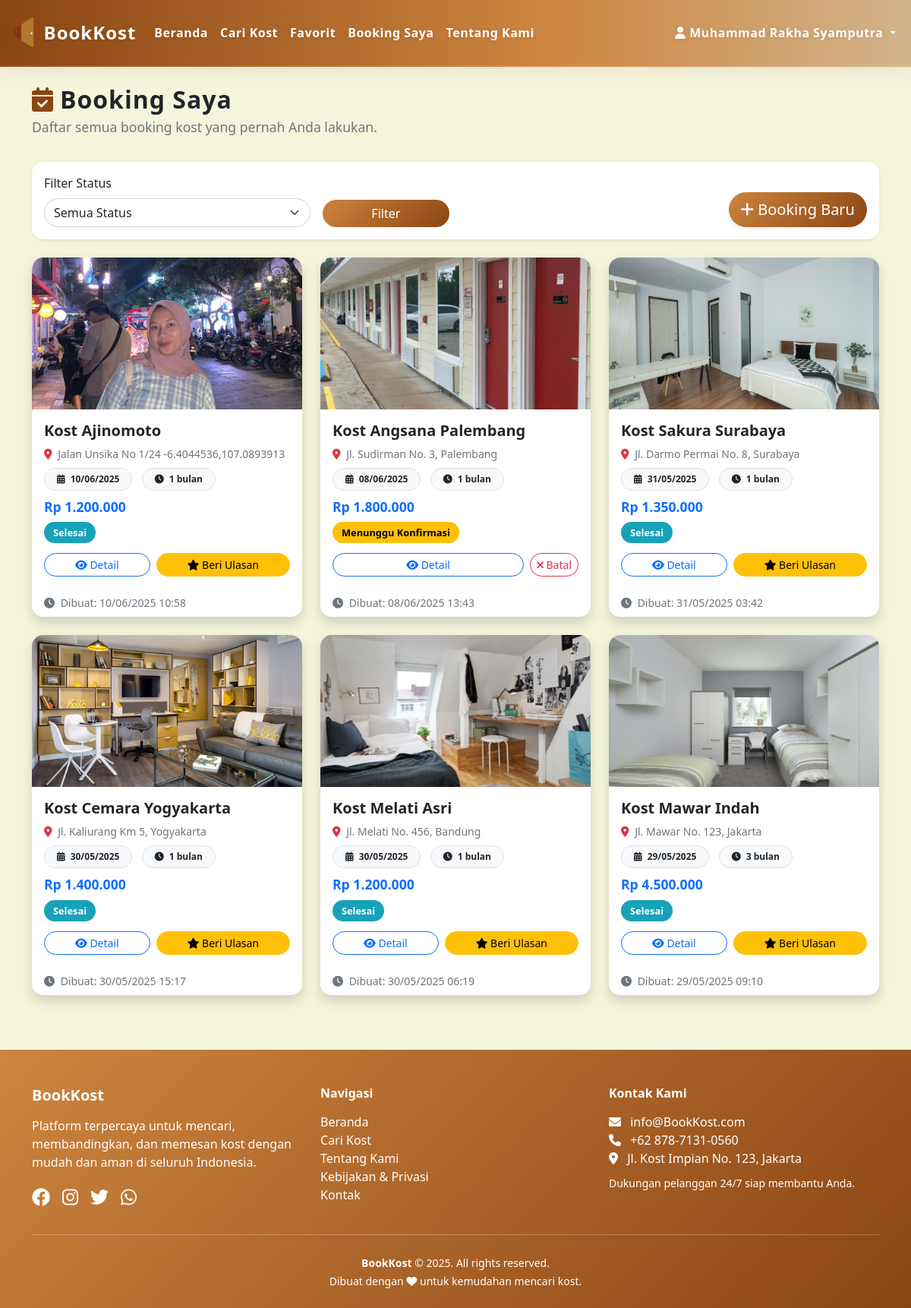
The page /main.php?page=bookings (signed in) on the database its author committed.
### tables this page shows
CREATE TABLE `bookings` (
  `id` int(11) NOT NULL,
  `user_id` int(11) DEFAULT NULL,
  `kost_id` int(11) DEFAULT NULL,
  `check_in` date NOT NULL,
  `check_out` date NOT NULL,
  `total_price` decimal(10,2) NOT NULL,
  `status` enum('pending','confirmed','cancelled','completed') DEFAULT 'pending',
  `payment_method` varchar(50) DEFAULT NULL,
  `payment_status` enum('unpaid','paid','refunded') DEFAULT 'unpaid',
  `created_at` timestamp NOT NULL DEFAULT current_timestamp()
);

CREATE TABLE `kost` (
  `id` int(11) NOT NULL,
  `owner_id` int(11) DEFAULT NULL,
  `name` varchar(100) NOT NULL,
  `description` text DEFAULT NULL,
  `address` text NOT NULL,
  `price` decimal(10,2) NOT NULL,
  `facilities` text DEFAULT NULL,
  `images` text DEFAULT NULL,
  `status` enum('active','inactive') DEFAULT 'active',
  `created_at` timestamp NOT NULL DEFAULT current_timestamp(),
  `virtual_tour` text DEFAULT NULL
);

### includes/functions.php (called while the page is built, shortened)
<?php
function isLoggedIn() {
    return isset($_SESSION['user_id']);
}

### pages/bookings.php (the view, shortened to what this page needs)
<?php
$user_id = $_SESSION['user_id'];
$query = "
    SELECT b.*, k.name as kost_name, k.address as kost_address, k.price as kost_price, k.images as kost_image
    FROM bookings b
    JOIN kost k ON b.kost_id = k.id
    WHERE b.user_id = :user_id
";
$params = [':user_id' => $user_id];
$query .= " ORDER BY b.created_at DESC";
$stmt = $db->prepare($query);
$stmt->execute($params);
?>
<div class="container py-4">
    <div class="d-flex flex-column flex-md-row justify-content-between align-items-md-center mb-4 gap-2">
        <div>
            <h2 class="fw-bold mb-1" style="letter-spacing:1px;">
                <i class="fas fa-calendar-check me-2" style="color:#8B4513;"></i>Booking Saya
            </h2>
            <div class="text-muted mb-2" style="font-size:1.1rem;">
                Daftar semua booking kost yang pernah Anda lakukan.
            </div>
        </div>
    </div>
    <div class="card mb-4 border-0 shadow-sm rounded-4">
        <div class="card-body">
            <form method="GET" class="row g-3 align-items-end">
                <div class="col-md-4 col-8">
                    <label class="form-label fw-semibold">Filter Status</label>
                    <select name="status" class="form-select rounded-pill">
                        <option value="">Semua Status</option>
                    </select>
                </div>
                <div class="col-md-2 col-4">
                    <button type="submit" class="btn btn-primary w-100 rounded-pill">Filter</button>
                </div>
                <div class="col-md-6 text-md-end">
                    <a href="?page=search" class="btn btn-primary btn-lg shadow-sm rounded-pill">
                        <i class="fas fa-plus"></i> Booking Baru
                    </a>
                </div>
            </form>
        </div>
    </div>
    <?php if ($stmt->rowCount() > 0): ?>
        <div class="row g-4">
            <?php while ($booking = $stmt->fetch(PDO::FETCH_ASSOC)):
                $kost_image = !empty($booking['kost_image']) ? htmlspecialchars($booking['kost_image']) : 'https://via.placeholder.com/300x200?text=No+Image';
            ?>
            <div class="col-lg-4 col-md-6">
                <div class="card h-100 border-0 shadow rounded-4 overflow-hidden">
                    <div style="height:200px;overflow:hidden;">
                        <img src="<?php echo $kost_image; ?>" class="card-img-top" alt="Kost Image" style="height:100%;object-fit:cover;">
                    </div>
                    <div class="card-body d-flex flex-column">
                        <h5 class="card-title fw-bold"><?php echo htmlspecialchars($booking['kost_name']); ?></h5>
                        <p class="card-text text-muted small mb-2">
                            <i class="fas fa-map-marker-alt text-danger me-1"></i>
                            <?php echo htmlspecialchars($booking['kost_address']); ?>
                        </p>
                        <div class="mb-2">
                            <span class="badge bg-light text-dark border border-1 rounded-pill px-3 py-2">
                                <i class="fas fa-calendar-alt me-1"></i>
                                <?php
                                if (!empty($booking['check_in'])) {
                                    echo date('d/m/Y', strtotime($booking['check_in']));
                                } elseif (!empty($booking['check_in_date'])) {
                                    echo date('d/m/Y', strtotime($booking['check_in_date']));
                                } else {
                                    echo '-';
                                }
                                ?>
                            </span>
                            <span class="badge bg-light text-dark border border-1 rounded-pill px-3 py-2 ms-2">
                                <i class="fas fa-clock me-1"></i>
                                <?php
                                if (!empty($booking['duration_months'])) {
                                    echo intval($booking['duration_months']) . ' bulan';
                                } elseif (!empty($booking['check_in']) && !empty($booking['check_out'])) {
                                    $start = new DateTime($booking['check_in']);
                                    $end = new DateTime($booking['check_out']);
                                    $diff = $start->diff($end);
                                    $months = ($diff->y * 12) + $diff->m;
                                    echo $months > 0 ? $months . ' bulan' : '-';
                                } else {
                                    echo '-';
                                }
                                ?>
                            </span>
                        </div>
                        <div class="mb-2">
                            <span class="fw-bold text-primary" style="font-size:1.1rem;">
                                Rp <?php echo number_format($booking['total_price'], 0, ',', '.'); ?>
                            </span>
                        </div>
                        <div class="mb-3">
                            <span class="status-badge status-<?php echo $booking['status']; ?>">
                                <?php
                                switch($booking['status']) {
                                    case 'pending': echo 'Menunggu Konfirmasi'; break;
                                    case 'completed': echo 'Selesai'; break;
                                }
                                ?>
                            </span>
                        </div>
                        <div class="mt-auto">
                            <div class="d-flex gap-2">
                                <a href="?page=kost_detail&id=<?php echo $booking['kost_id']; ?>" class="btn btn-outline-primary btn-sm flex-fill rounded-pill">
                                    <i class="fas fa-eye"></i> Detail
                                </a>
                                <?php if ($booking['status'] === 'pending'): ?>
                                <form method="POST" class="d-inline" onsubmit="return confirm('Yakin ingin membatalkan booking ini?')">
                                    <button type="submit" name="cancel_booking" class="btn btn-outline-danger btn-sm rounded-pill">
                                        <i class="fas fa-times"></i> Batal
                                    </button>
                                </form>
                                <?php endif; ?>
                                <?php if ($booking['status'] === 'completed'): ?>
                                <a href="?page=kost_detail&id=<?php echo $booking['kost_id']; ?>#review" class="btn btn-warning btn-sm flex-fill rounded-pill">
                                    <i class="fas fa-star"></i> Beri Ulasan
                                </a>
                                <?php endif; ?>
                            </div>
                        </div>
                    </div>
                    <div class="card-footer text-muted small bg-white border-0">
                        <i class="fas fa-clock me-1"></i>
                        Dibuat: <?php echo date('d/m/Y H:i', strtotime($booking['created_at'])); ?>
                    </div>
                </div>
            </div>
            <?php endwhile; ?>
        </div>
    <?php endif; ?>
</div>
<footer class="mt-5 pt-5 pb-4" style="background: linear-gradient(135deg, #CD853F, #8B4513); color: #fff;">
    <div class="container">
        <div class="row text-center text-md-start">
            <div class="col-md-4 mb-4 mb-md-0">
                <h5 class="fw-bold mb-3">BookKost</h5>
                <p>Platform terpercaya untuk mencari, membandingkan, dan memesan kost dengan mudah dan aman di seluruh Indonesia.</p>
                <div class="d-flex gap-3 justify-content-center justify-content-md-start mt-3">
                    <a href="https://www.facebook.com/profile.php?id=61555856880836" target="_blank" class="text-white fs-4" title="Facebook"><i class="fab fa-facebook"></i></a>
                    <a href="https://instagram.com/couraa0" target="_blank" class="text-white fs-4" title="Instagram"><i class="fab fa-instagram"></i></a>
                    <a href="https://twitter.com/Couraa0" target="_blank" class="text-white fs-4" title="Twitter"><i class="fab fa-twitter"></i></a>
                    <a href="https://wa.me/6287871310560" target="_blank" class="text-white fs-4" title="WhatsApp"><i class="fab fa-whatsapp"></i></a>
                </div>
            </div>
            <div class="col-md-4 mb-4 mb-md-0">
                <h6 class="fw-bold mb-3">Navigasi</h6>
                <ul class="list-unstyled">
                    <li><a href="?page=home" class="text-white text-decoration-none">Beranda</a></li>
                    <li><a href="?page=search" class="text-white text-decoration-none">Cari Kost</a></li>
                    <li><a href="?page=about" class="text-white text-decoration-none">Tentang Kami</a></li>
                    <li><a href="pages/privacy_policy.php" class="text-white text-decoration-none">Kebijakan & Privasi</a></li>
                    <li><a href="https://wa.me/6287871310560" class="text-white text-decoration-none">Kontak</a></li>
                </ul>
            </div>
            <div class="col-md-4">
                <h6 class="fw-bold mb-3">Kontak Kami</h6>
                <ul class="list-unstyled mb-2">
                    <li><i class="fas fa-envelope me-2"></i> <a href="mailto:info@BookKost.com" class="text-white text-decoration-none">info@BookKost.com</a></li>
                    <li><i class="fas fa-phone me-2"></i> <a href="tel:+6287871310560" class="text-white text-decoration-none">+62 878-7131-0560</a></li>
                    <li><i class="fas fa-map-marker-alt me-2"></i> Jl. Kost Impian No. 123, Jakarta</li>
                </ul>
                <small>Dukungan pelanggan 24/7 siap membantu Anda.</small>
            </div>
        </div>
        <hr class="my-4" style="border-color:rgba(255,255,255,0.2);">
        <div class="text-center">
            <small>
                <strong>BookKost</strong> &copy; <?php echo date('Y'); ?>. All rights reserved.<br>
                Dibuat dengan <i class="fas fa-heart text-light"></i> untuk kemudahan mencari kost.
            </small>
        </div>
    </div>
</footer>

### main.php (shortened to what this page needs)
<?php
require_once 'includes/functions.php';
$database = new Database();
$db = $database->getConnection();
$page = isset($_GET['page']) ? $_GET['page'] : 'home';
?>
<!DOCTYPE html>
<html lang="id">
<head>
    <link href="https://cdn.jsdelivr.net/npm/bootstrap@5.1.3/dist/css/bootstrap.min.css" rel="stylesheet">
    <link href="https://cdnjs.cloudflare.com/ajax/libs/font-awesome/6.0.0/css/all.min.css" rel="stylesheet">
</head>
<body>
<nav class="navbar navbar-expand-lg navbar-dark sticky-top">
    <div class="container-fluid">
        <a class="navbar-brand d-flex align-items-center" href="?page=home">
            <img src="img/Logo1.png" alt="BookKost Logo" style="height:60px;vertical-align:middle;">
            <span class="ms-2 fw-bold" style="font-size:1.5rem;letter-spacing:1px;">BookKost</span>
        </a>
        <div class="collapse navbar-collapse" id="navbarNav">
            <ul class="navbar-nav me-auto">
                <li class="nav-item">
                    <a class="nav-link" href="?page=home" style="color:#fff;font-size:1rem;font-weight:bold;">Beranda</a>
                </li>
                <li class="nav-item">
                    <a class="nav-link" href="?page=search" style="color:#fff;font-size:1rem;font-weight:bold;">Cari Kost</a>
                </li>
                <?php if (isLoggedIn() && isset($_SESSION['role']) && $_SESSION['role'] === 'user'): ?>
                <li class="nav-item">
                    <a class="nav-link" href="?page=favorit" style="color:#fff;font-size:1rem;font-weight:bold;">
                        Favorit
                    </a>
                </li>
                <?php endif; ?>
                <?php if (isLoggedIn() && isset($_SESSION['role']) && $_SESSION['role'] === 'user'): ?>
                <li class="nav-item">
                    <a class="nav-link" href="?page=bookings" style="color:#fff;font-size:1rem;font-weight:bold;">Booking Saya</a>
                </li>
                <?php endif; ?>
                <li class="nav-item">
                    <a class="nav-link" href="?page=about" style="color:#fff;font-size:1rem;font-weight:bold;">Tentang Kami</a>
                </li>
            </ul>
            <ul class="navbar-nav ms-auto">
                <?php if (isLoggedIn()): ?>
                    <li class="nav-item dropdown">
                        <a class="nav-link dropdown-toggle" href="#" id="navbarDropdown" role="button" data-bs-toggle="dropdown" style="color:#fff;font-size:1rem;font-weight:bold;">
                            <i class="fas fa-user"></i> <?php echo isset($_SESSION['full_name']) ? htmlspecialchars($_SESSION['full_name']) : 'Profil'; ?>
                        </a>
                    </li>
                <?php endif; ?>
            </ul>
        </div>
    </div>
</nav>
<?php
switch($page) {
    case 'bookings':
        if (isLoggedIn() && isset($_SESSION['role']) && $_SESSION['role'] === 'user') {
            include 'pages/bookings.php';
        } else {
            header("Location: ?page=home");
            exit();
        }
        break;
}
?>
</body>
</html>

### main.php (style rules this page uses)
:root { --cream: #F5F5DC; --light-brown: #D2B48C; --medium-brown: #CD853F; --dark-brown: #8B4513; --darker-brown: #654321; }
body { background-color: var(--cream); font-family: 'Segoe UI', Tahoma, Geneva, Verdana, sans-serif; }
.navbar { background: linear-gradient(90deg, #8B4513 0%, #CD853F 60%, #D2B48C 100%); box-shadow: 0 4px 24px rgba(139,69,19,0.10), 0 1.5px 0 rgba(205,133,63,0.08); backdrop-filter: blur(6px); border-bottom: 2px solid rgba(255,255,255,0.08); }
.navbar .nav-link, .navbar .navbar-brand { color: #fff !important; text-shadow: 0 1px 6px rgba(0,0,0,0.10); letter-spacing: 0.5px; transition: color 0.2s; }
.navbar .navbar-brand img { filter: drop-shadow(0 2px 8px rgba(139,69,19,0.10)); }
.btn-primary { background: linear-gradient(135deg, var(--medium-brown), var(--dark-brown)); border: none; transition: all 0.3s ease; }
.card { border: none; border-radius: 15px; box-shadow: 0 5px 15px rgba(0,0,0,0.1); transition: all 0.3s ease; }
.status-badge { padding: 5px 12px; border-radius: 20px; font-size: 0.8rem; font-weight: bold; }
.status-pending { background-color: #ffc107; color: #000; }
.status-completed { background-color: #17a2b8; color: #fff; }

### rows shown on the page
bookings: kost.images (picture), kost.name "Kost Ajinomoto", kost.address "Jalan Unsika No 1/24 -6.4044536,107.0893913", check_in "10/06/2025", months "1", total_price "1.200.000", status "Selesai", created_at "10/06/2025 10:58"
bookings: kost.images (picture), kost.name "Kost Angsana Palembang", kost.address "Jl. Sudirman No. 3, Palembang", check_in "08/06/2025", months "1", total_price "1.800.000", status "Menunggu Konfirmasi", created_at "08/06/2025 13:43"
bookings: kost.images (picture), kost.name "Kost Sakura Surabaya", kost.address "Jl. Darmo Permai No. 8, Surabaya", check_in "31/05/2025", months "1", total_price "1.350.000", status "Selesai", created_at "31/05/2025 03:42"
bookings: kost.images (picture), kost.name "Kost Cemara Yogyakarta", kost.address "Jl. Kaliurang Km 5, Yogyakarta", check_in "30/05/2025", months "1", total_price "1.400.000", status "Selesai", created_at "30/05/2025 15:17"
bookings: kost.images (picture), kost.name "Kost Melati Asri", kost.address "Jl. Melati No. 456, Bandung", check_in "30/05/2025", months "1", total_price "1.200.000", status "Selesai", created_at "30/05/2025 06:19"
bookings: kost.images (picture), kost.name "Kost Mawar Indah", kost.address "Jl. Mawar No. 123, Jakarta", check_in "29/05/2025", months "3", total_price "4.500.000", status "Selesai", created_at "29/05/2025 09:10"

### other values the page prints
$_SESSION['full_name'] "Muhammad Rakha Syamputra"
